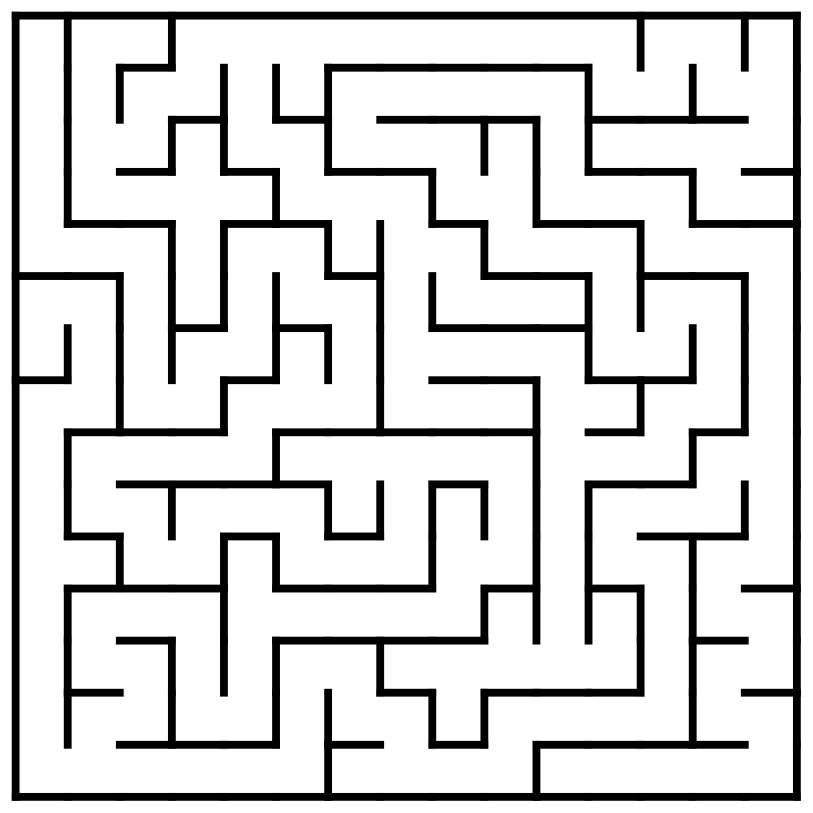
//> input picture maze_generator/maze.jpg, 1625 x 1625 px (shown at 1/2 size)
$ ./BFS_With_Map   (built with g++ and OpenCV 4)
//> lines starting //> are read from the running program, lines starting //| are printed output that depends on the picture; after the words box and inside, x2 and y2 are one past the last pixel; in counts of white or black regions, pixels touching at a corner belong together
#include <vector>
#include <iostream>
#include <cstdlib>
#include <unordered_set>
#include <queue>
#include <opencv2/opencv.hpp>
using namespace std;
# define INF 9999


/*
CODE API

Member functions of CLASS "path"


	path(vector<vector<int>> map);  		// initialize the variables
	void input(int start[0], int goal[0]);  // Take the data about the start and end coordinates as input from the user

	void BFS();  							// Executes the main Breadth-First_Search Algorithm

	template < typename T1>  				// creating a template to print int as well as char type data of vectors
	void display_map(vector<vector<T1>>);   // This function prints the occupancy_maps(2D vectors) for better visualization of data
	void makePath();						// updates the final path in the 2D vector output path once BFS Search has been performed;
	std::vector<nde*> getPath();			// returns the stack of path

	void printStack(stack<nde*> H); 		// prints out the stack


Non-member functions
	std::vector<std::vector<int>> getMapFromImage(cv::Mat _image) 			// converts the grayscale maze image into a binary 2-d vector of grid-map
	void colorMap(cv::Mat _color_image, std::vector<nde*> _output_path)     // does the display function of simulating motion from start-point to goal-point
	void makeCircles(cv::Mat& _color_image, int start[2], int goal[2])		// encircles start point and goal point with blue and red circle respectively

*/


// define the struct node;
struct nde {
	// this struct will have variable to store x-cord, y-cord, addr of 'parent' node

	int x;
	int y;
	float cost;
	nde* parent;
};


class path{
private:
	// declaring here the main variables required in the code which would be used by all the functions of the class 'path'
	vector<vector<int >> copy;  				 	// To store the data of map obtained from user through main();
	vector<vector<char>> output_map; 		    	// A vector to show the optimal path
	vector<vector<char>> progress_map;  			// A vector to visualize how does this algorithm GROW in th search space
	vector<vector<nde*> > addr;  					// vector to store address of each new node;

	queue<nde*> Q; 								// a Queue for storing the elements which need to be visited next
	std::vector<nde*> output_path;  			// a Stack for storing the nodes on the output path with goal at stack bottom and start point at stack top

	int i_start; 								// x-co-ordinate of start point
	int j_start; 								// y-coordinate of start point
	int i_goal;  								// x- coordinate of end point
	int j_goal;  								// y- coordinate of end point

	int row; 							 // rows in the map
	int col;  							 // columns in the map

	int obst_pixel = 0;

	float diag_cost = 1.4;					 // cost to traverse diagonally
	float non_diag_cost = 1; 				 // cost to traverse horizontally / vertically

	unordered_set<nde*> Open; 					 // defining an Open list for storing address of all the Potential Elements To be Visited ( This has the same data as Q, it is used to search elements in the Q with O(1) complexity as searching in a queue is costly)
	unordered_set<nde*> Closed; 				 // defining a Closed List for storing address of all the Visited Elements

	unordered_set<nde*>::iterator it_Open;  		// defining an iterator for the open list
	unordered_set<nde*>::iterator it_Closed;  		// defining an iteretor for the closed list

	void createNodes(); 								// This function creates nodes for all the elements of the maps;

	void searchForNeighbours(nde* );  					// Search the neighbours of a given element and add them to the Q if they are valid
	bool isValid(nde*, int);							// Checks validity of a given co-ordinate and returns true if it is valid
	bool add2Q(nde* ); 									// adds the element in the Q as well as Open list if it not yet added
	void removeFromQ(nde* ); 							// removes the popped element from Q and Open lists and adds them to the Closed list

public:
	/*  ***********************  */
	/*    CODE API - member methods   */

	path(vector<vector<int>> map);					    // initialize the variables
	void input(int start[2], int goal[2]); 				// Take the data about the start and end coordinates as input from the user

	void BFS(); 									    // Executes the main Breadth-First_Search Algorithm

	template < typename T1>  							// creating a template to print int as well as char type data of vectors
	void display_map(vector<vector<T1>>); 			    // This function prints the occupancy_maps(2D vectors) for better visualization of data
	void makePath();									// updates the final path in the 2D vector output path once BFS Search has been performed;
	std::vector<nde*> getPath();						// returns the vector of path

	void printQ(queue<nde*> H);							//prints out the queue
	void printResults();

	/*  ***********************  */
};


std::vector<std::vector<int>> getMapFromImage(cv::Mat _image);			// converts the grayscale maze image into a binary 2-d vector of grid-map
void colorMap(cv::Mat _color_image, std::vector<nde*> _output_path);    // does the display function of simulating motion from start-point to goal-point
void makeCircles(cv::Mat& _color_image, int start[2], int goal[2]);		// encircles start point and goal point with blue and red circle respectively


/* ABOUT FUNCTION
// This constructor handles all the function calls of the class
// Responsibility of this function:
	// Take map as input from the main function
	// Initiailze all the variables
	// call the createNodes method*/
path::path(vector<vector<int>> map) {


	copy = map;  // store the contents of map in class 'path' which is local for all members of this class

	row = copy.size()-1;
	col = copy[1].size()-1;

	std::cout << "\n\n BREADTH FIRST SEARCH \n";

	for (int i = 0; i < map.size(); i++)
	{
		vector<char> temp_output_map; 			 // to store rows of output path as vectors
		vector<char> temp_progress_map; 		 // to store rows of progress map as vectors
		vector<nde*> temp_addr;  				 // to store rows of address of nodes as vectors

		for (int j = 0; j < map[1].size(); j++)
		{
			if (map[i][j] == 1)
			{
				temp_output_map.push_back('X');
				temp_progress_map.push_back('X');
			}
			else
			{
				temp_output_map.push_back('0');
				temp_progress_map.push_back('0');
			}
			temp_addr.push_back(NULL);

		}
		output_map.push_back(temp_output_map);
		progress_map.push_back(temp_progress_map);
		addr.push_back(temp_addr);
	}  // here we have initialized the vectors to visualize the data using X and 0s; where X represents obstacle and 0 represents free space;

	createNodes();


}

/*For small 2D vector maps, you can uncomment the following line of code ot print the maps in the terminal*/
void path::printResults(){

	output_map[i_goal][j_goal] = 'G';
	output_map[i_start][j_start] = 'S';

	cout << "\n Input int map \n";
	display_map(copy);
	// display the results


	cout << "\n\n Display Progress_map:\n";
	display_map(progress_map);

	cout << "\n\n Display Output_map:\n";
	display_map(output_map);
}


// This function takes in input from the user about the start and end goal locations
// Responsibility of input()
	//Take x_start and y_start from user;
	//Take x_end   and y_end   from user;

void path::input(int start[2], int goal[2])
{

	//cout << "\n Enter the co-odinates of the start point (X & Y):";
	//cin >> i_start>>j_start;
	i_start = start[0];
	j_start = start[1];

	addr[i_start][j_start]->cost = 0;
	//cout << "\n Enter the co-ordinates of the end point (X & Y):";
	//cin >> i_goal >> j_goal;
	i_goal = goal[0];
	j_goal = goal[1];

	cout << "\n Input Start Coordinates : (" << i_start << "," << j_start << ")\n";
	cout << "\n Input Goal Coordinates :(" << i_goal << "," << j_goal << ")\n";


}

//Responsibility of this node:
	// create nodes for each element of input map and store their address in addr 2D vector
void path::createNodes()
{

	nde* n = NULL;
	for (int i = 0; i <=row; i++)
	{
		for (int j = 0; j <= col; j++)
		{
			n = new nde;
			n->x = i;
			n->y = j;
			n->cost = INF;
			n->parent = NULL;
			addr[i][j] = n;
		}
	}
}


// Responsibility of this function:
	// Insert Start node into Q
	// Until Q is empty search and add neighbours of top element to the Q if not added already
void path::BFS()
{

	nde* curr = addr[i_start][j_start];
	add2Q(curr);

	while (!Q.empty())
	{
		curr = Q.front();
		if (curr->x == i_goal && curr->y == j_goal)
		{
			break;
		}
		progress_map[curr->x][curr->y] = '#';
		removeFromQ(curr);
		searchForNeighbours(curr);

	}
	makePath();
}


// Print the elements of the Q ( For testing )
void path::printQ(queue<nde*> H)
{
	while (!H.empty())
	{
		cout << "Q (i,j)" << H.front()->x << "," <<H.front()->y;
		H.pop();
	}
	cout << "\n Q is empty";
}


// Responsibility of this function
	// If the element at Top of the Q is not yet added in the Closed List then:
	// Pop ele from Q
	// Pop ele from Open List
	// Push ele into the Closed List
void path::removeFromQ(nde* ele)
{

	it_Open = Open.find(ele);
	it_Closed = Closed.find(ele);
	if (it_Open != Open.end()) 			 // element to  be removed exists in Open
	{
		Q.pop();
		Open.erase(it_Open);
		Closed.insert(ele);
	}
	else if (it_Closed != Closed.end())  // To keep a check on unexpected cases
	{
		cout << "\n Wierd Case encountered";
	}

}


// Responsibility of this function:
	// If an element being searched does not exist in Open List as well as Closed List:
	// Add the element to the Q
	// Add the element to the Open List
bool path::add2Q(nde* ele)
{
	it_Open = Open.find(ele);
	it_Closed = Closed.find(ele);
	if (it_Open == Open.end() && it_Closed==Closed.end())  // element not found; Therefore add to Q as well as Open list
	{
		Q.push(ele);
		Open.insert(ele);
		return true;
	}
	else
	{
		return false;
	}
}


//Responsibility of this function:
	//Given a node, search if its neighbours are valid
	// If valid, add them to the Q
void path::searchForNeighbours(nde* ele)
{

	nde* temp;
	bool condition_check;
	int ele_i = ele->x;
	int ele_j = ele->y;

	// Seach North
	if (isValid(ele, 0) != false)
	{
		temp = addr[ele_i - 1][ele_j];
		condition_check= add2Q(temp);
		if (condition_check == true)
		{
			temp -> parent = ele;
			temp->cost = ele->cost + non_diag_cost;
		}

		//cout << "\n North N Added";
	}

	// Search South
	if (isValid(ele, 1) != false)
	{
		temp = addr[ele_i + 1][ele_j];
		condition_check=add2Q(temp);
		if (condition_check == true)
		{
			temp->parent = ele;
			temp->cost = ele->cost + non_diag_cost;
		}
		//cout << "\n South N Added";
	}

	// Search East
	if (isValid(ele, 2) != false)
	{
		temp = addr[ele_i][ele_j+1];
		condition_check=add2Q(temp);
		if (condition_check == true)
		{
			temp->parent = ele;
			temp->cost = ele->cost + non_diag_cost;
		}
		//cout << "\n East N Added";
	}

	// Search West
	if (isValid(ele, 3) != false)
	{
		temp = addr[ele_i][ele_j-1];
		condition_check=add2Q(temp);
		if (condition_check == true)
		{
			temp->parent = ele;
			temp->cost = ele->cost + non_diag_cost;
		}
		//cout << "\n West N Added";
	}
}


// Here We check if a particular neighbour of the node is valid or not
// NeighBour Indices:: {N=0}, {S=1}, {E=2}, {W=3};

//Responsibility of this node:
	// Check if a neighbour of node particularlu is not out of bounds
	// Check if a neighbour of a node is not an obstacle
bool path::isValid(nde* ele, int neighbour_index)
{
	int x = ele->x;
	int y = ele->y;
	progress_map[x][y] = '"';

	switch (neighbour_index)
	{
	case 0:						// checking North element
		if (x <= 0) 				 // north element out of bound
		{
			return false;
		}
		else
		{
			return (copy[x-1][y]!=1);
		}
	case 1:						// checking South element
		if (x >= row)  				// south element out of bound
		{
			return false;
		}
		else
		{
			return (copy[x+1][y]!=1);
		}

	case 2:						// checking East element
		if (y >= col)  				// East element out of bound
		{
			return false;
		}
		else
		{
			return (copy[x][y+1] != 1);
		}
	case 3:						// checking west element
		if (y <= 0) 				// west element out of bound
		{
			return false;
		}
		else
		{
			return (copy[x][y-1] !=1 );
		}
	}

}


//Responsibility of this function
	// Display the map for visualization
template <typename T1>
void path::display_map(vector<vector<T1>> x)
{
	int row = x.size();
	int col = x[0].size();
	for (int i = 0; i < row; i++)
	{
		cout << "\n";
		for (int j = 0; j < col; j++)
		{
			cout << "\t" << x[i][j];
		}
		std::cout << "\n";
	}
}


//Responsibility of this function
	// Back trace the optimum path from end node to start node and make changes in the output_map 2D vector
	//cout << "\n Displaying Optimum path by BFS:";
void path::makePath()
{
	nde* temp = addr[i_goal][j_goal];
	nde* p = addr[i_start][j_start];

	while (temp!=NULL)
	{
		output_map[temp->x][temp->y] = '.';
		//cout << "\n (i,j)= " << temp->x <<","<< temp->y;
		output_path.insert(output_path.begin(), temp);
		temp = temp->parent;
	}


	// [10 lines of commented-out code are left out]

	cout << "\n Total Cost to reach goal (" << i_goal << "," << j_goal << ") = " << addr[i_goal][j_goal]->cost<<"\n\n\n";

}

/*
Getter function for returning the final output path as a vector of nde* */
std::vector<nde*> path::getPath(){
	return output_path;
}


/*
Get the 2d vector from image of the maze*/
std::vector<std::vector<int>> getMapFromImage(cv::Mat _image){
	std::vector<std::vector<int>> grid;
	int r = _image.rows;
	int c = _image.cols;

	for (int i=0; i<r; i++){
		std::vector<int> curr_row;
		for (int j=0; j<c; j++){
			curr_row.push_back(  (_image.at<uchar>(i,j) == 255)? 0 : 1 );
		}
		grid.push_back(curr_row);
	}

	return grid;
}


/*
Simulation of results using opencv, input maze image and the final output_path*/
void colorMap(cv::Mat _color_image, std::vector<nde*> _output_path){
	int size = _output_path.size();

	std::string window_name = "Maze solver with BFS";
	cv::namedWindow(window_name);
	cv::Vec3b color(255, 0, 0);

	// wait for the user to press teh key for coninuing the simulation
	std::cout << " Press a key to continue. \n";
	cv::imshow(window_name, _color_image);
	int k = cv::waitKey(0);    				 // waitig for user to press a key

	if(!size){
		std::cout << "\n No path found \n";
		return;
	}


	for (int i=0; i<size; i++){
		//_color_image.at<cv::Vec3b>(cv::Point((_output_path[i])->y, (_output_path[i])->x)) = color;   // ..... cv::point(y,x)
		cv::circle(_color_image, cv::Point((_output_path[i])->y, (_output_path[i])->x),1, cv::Scalar(255,0,255), -1, 8, 0);     // ..... cv::point(y,x)
		cv::imshow(window_name, _color_image);
		int k = cv::waitKey(1);     		// delay in display of 0.001 sec
		if(k == 27)
			break;
	}
	int start[2] = {_output_path[0]->x, _output_path[0]->y};
	int goal[2]  = {_output_path[size-1]->x , _output_path[size-1]->y};
	makeCircles(_color_image, start, goal);
	cv::imshow(window_name, _color_image);
	cv::waitKey(0);     					// waiting for a user to press a key
	cv::destroyAllWindows();
}


/*
Mark start and end locations on the map as circles*/
void makeCircles(cv::Mat& _color_image, int start[2], int goal[2]){
	auto _yellow = cv::Scalar(0,255,0);
	auto _red    = cv::Scalar(0, 0, 255);
	cv::circle(_color_image, cv::Point(start[1],start[0]), 10,_yellow, -1, 8, 0);    // ..... cv::point(y,x)
	cv::circle(_color_image, cv::Point(goal[1], goal[0]), 10, _red, -1, 8, 0);     // ..... cv::point(y,x)
}

int main()
{

	int start[2] = {40,40};
	int goal[2] = {700, 360};
	//int start[2] = {1,1};
	//int goal[2] = {6,7};

	// get image
	cv::Mat maze = cv::imread("/home/kshah/Search_Algorithms/maze_generator/maze.jpg");
//> maze is the input picture: 1625 rows x 1625 cols, CV_8UC3; min 0, max 255, mean 214.7

	if(maze.empty()){
		std::cout << "Image not found " << "\n";
		return 0;
	}

    cv::Mat maze_gray;

	//resize image
	cv::resize(maze, maze, cv::Size(), 0.5, 0.5);
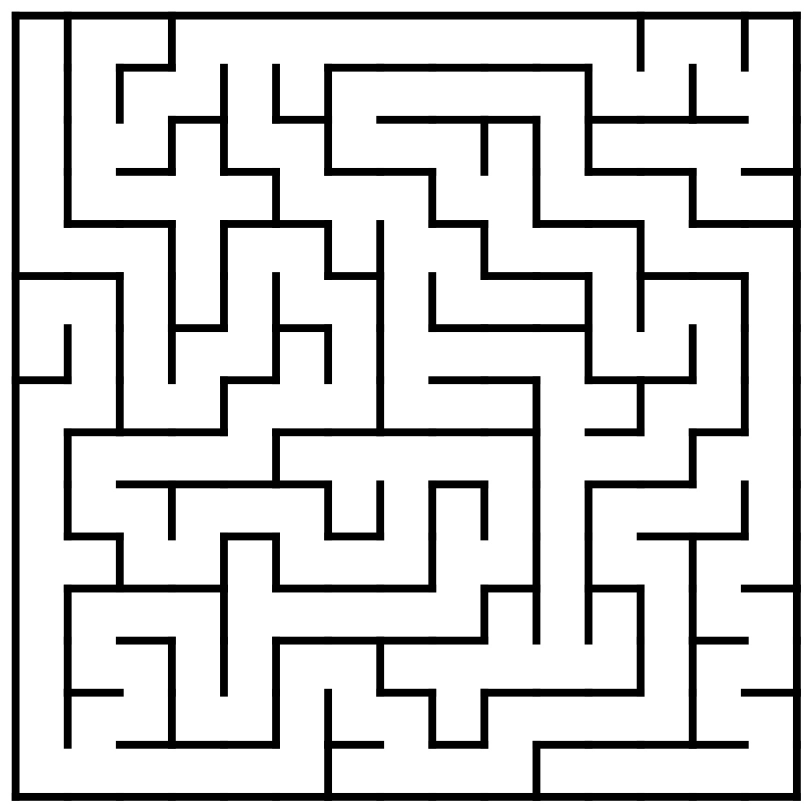
//> maze: 812 rows x 812 cols, CV_8UC3; min 0, max 255, mean 214.6

	//cvt image to grayscale
	cv::cvtColor(maze, maze_gray, cv::COLOR_BGR2GRAY);

	// encircle start(blue) and goal(red) locations on the image
	makeCircles(maze, start, goal);
//> in makeCircles, `cv::circle(_color_image, cv::Point(goal[1], goal[0]), 10, _red, -1, 8,..`:
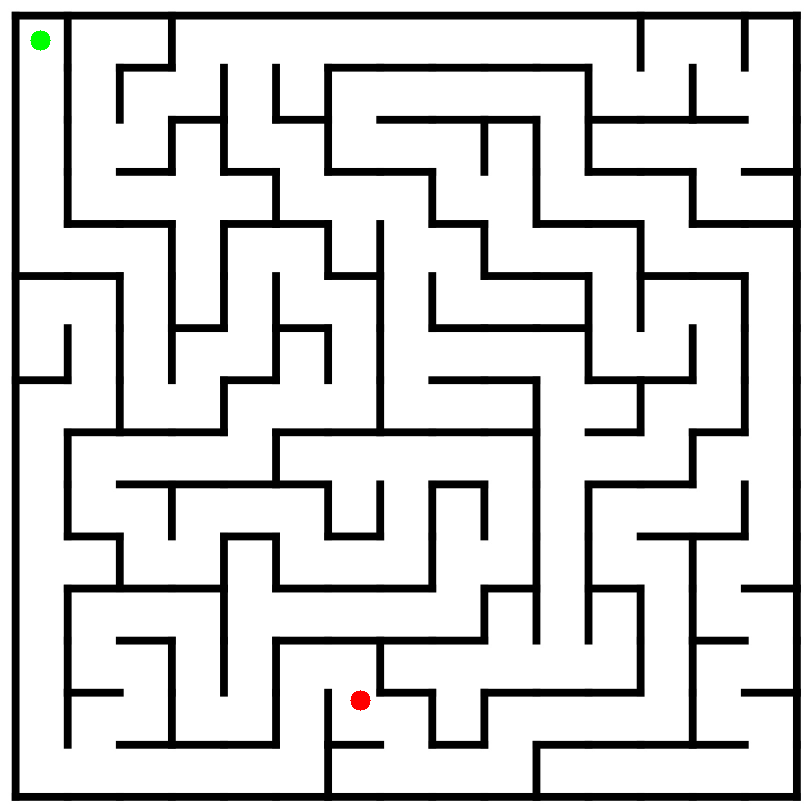
//> _color_image: 812 rows x 812 cols, CV_8UC3; mean B, G, R 214.4, 214.5, 214.5

	// get the grid-map from gray images
	vector<vector<int>> map1 = getMapFromImage(maze_gray);
//> after the loop in getMapFromImage, `for (int i=0; i<r; i++)`: grid = 812 items
//> map1 = 812 items
	/*
	vector<vector<int>> map1 = {{0,0,1,0,0,0,0,0},
								{0,0,1,0,0,0,0,0},
								{0,0,1,0,1,1,1,1},
								{0,0,1,0,0,0,0,0},
								{0,0,0,0,1,0,0,0},
								{0,0,0,0,1,0,0,0},
								{1,1,1,1,1,0,0,0},
								{0,0,0,0,1,0,0,0}};  */
	// create path object
	path p1(map1);
//> in path, `row = copy.size()-1;`: row = 811
//> after the loop in path, `for (int i = 0; i < map.size(); i++)`: output_map = 812 items

	// pass input start and end states to the object
	p1.input(start,goal);
//> in input, `i_start = start[0];`: i_start = 40
//> in input, `i_goal = goal[0];`: i_goal = 700
//> in input, `j_goal = goal[1];`: j_goal = 360
//|  Input Start Coordinates : (40,40)
//|  Input Goal Coordinates :(700,360)

	//run the DFS function
	p1.BFS();
//> in add2Q, `Q.push(ele);`: Q = 1 item
//> the loop in BFS, `while (!Q.empty())` made 178817 passes
//> (ele_i in searchForNeighbours, ele_j in searchForNeighbours, x in isValid, y in isValid, condition_check in searchForNeighbours, x in isValid (second call), y in isValid (second call), temp->cost in searchForNeighbours) on passes 3 to 5: (41, 40, 41, 40, true, 41, 40, 2), (40, 41, 40, 41, false, 40, 41, 2), (40, 39, 40, 39, true, 40, 39, 2)
//|  Total Cost to reach goal (700,360) = 2862

	// print results in the terminal as grid-maps
	//p1.display_map(map1);
	//p1.printResults();


	//obtain the output path from the object
	std::vector<nde*> output_path = p1.getPath();

	// simulate the DFS function
	colorMap(maze, output_path);
//> the space key is pressed
//> after the loop in colorMap, `for (int i=0; i<size; i++)`:
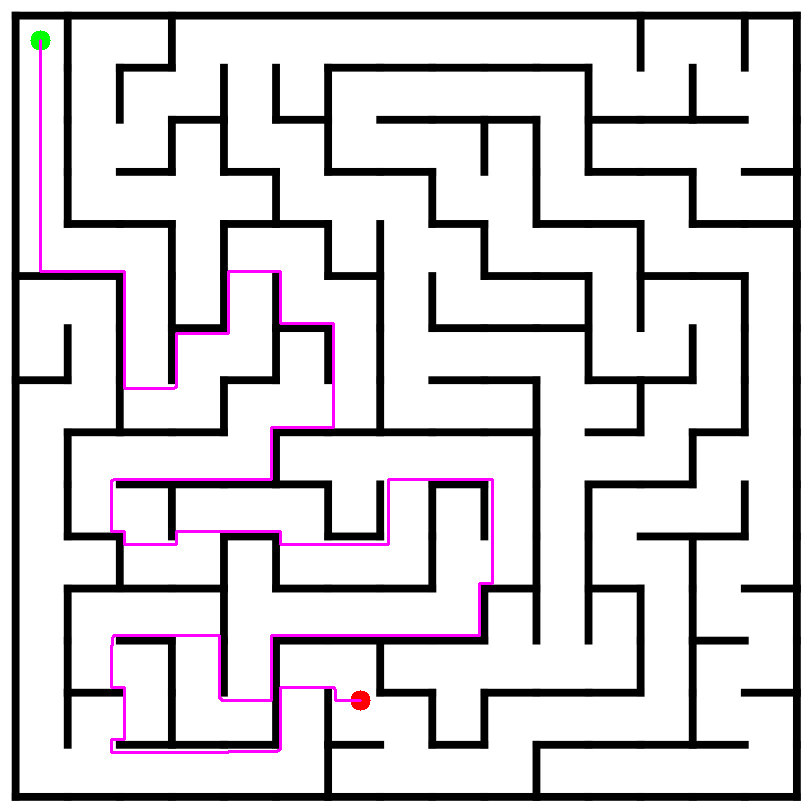
//> _color_image: 812 rows x 812 cols, CV_8UC3; 1.29% of pixels changed, all inside (x1, y1, x2, y2) = (39, 39, 494, 754)
//> in makeCircles (call 2), `cv::circle(_color_image, cv::Point(start[1],start[0]), 10,_yellow, -1,..`: _color_image: 812 rows x 812 cols, CV_8UC3; 32 pixels changed, all inside (x1, y1, x2, y2) = (39, 39, 42, 51)
//> in makeCircles (call 2), `cv::circle(_color_image, cv::Point(goal[1], goal[0]), 10, _red, -1, 8,..`: _color_image: 812 rows x 812 cols, CV_8UC3; mean B, G, R 214.8, 211.6, 214.9

	return 0;
}
